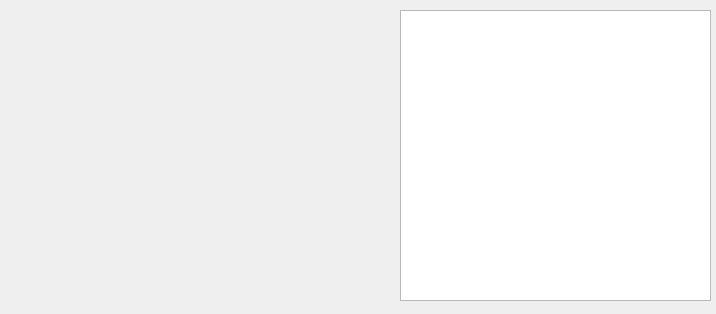
<?xml version="1.0" encoding="UTF-8"?>
<ui version="4.0">
 <class>Paint</class>
 <widget class="QWidget" name="Paint">
  <property name="windowModality">
   <enum>Qt::NonModal</enum>
  </property>
  <property name="geometry">
   <rect>
    <x>0</x>
    <y>0</y>
    <width>716</width>
    <height>314</height>
   </rect>
  </property>
  <property name="windowTitle">
   <string>Form</string>
  </property>
  <property name="styleSheet">
   <string notr="true"/>
  </property>
  <widget class="QGraphicsView" name="graphicsView">
   <property name="geometry">
    <rect>
     <x>400</x>
     <y>10</y>
     <width>311</width>
     <height>291</height>
    </rect>
   </property>
  </widget>
 </widget>
 <resources/>
 <connections/>
</ui>
